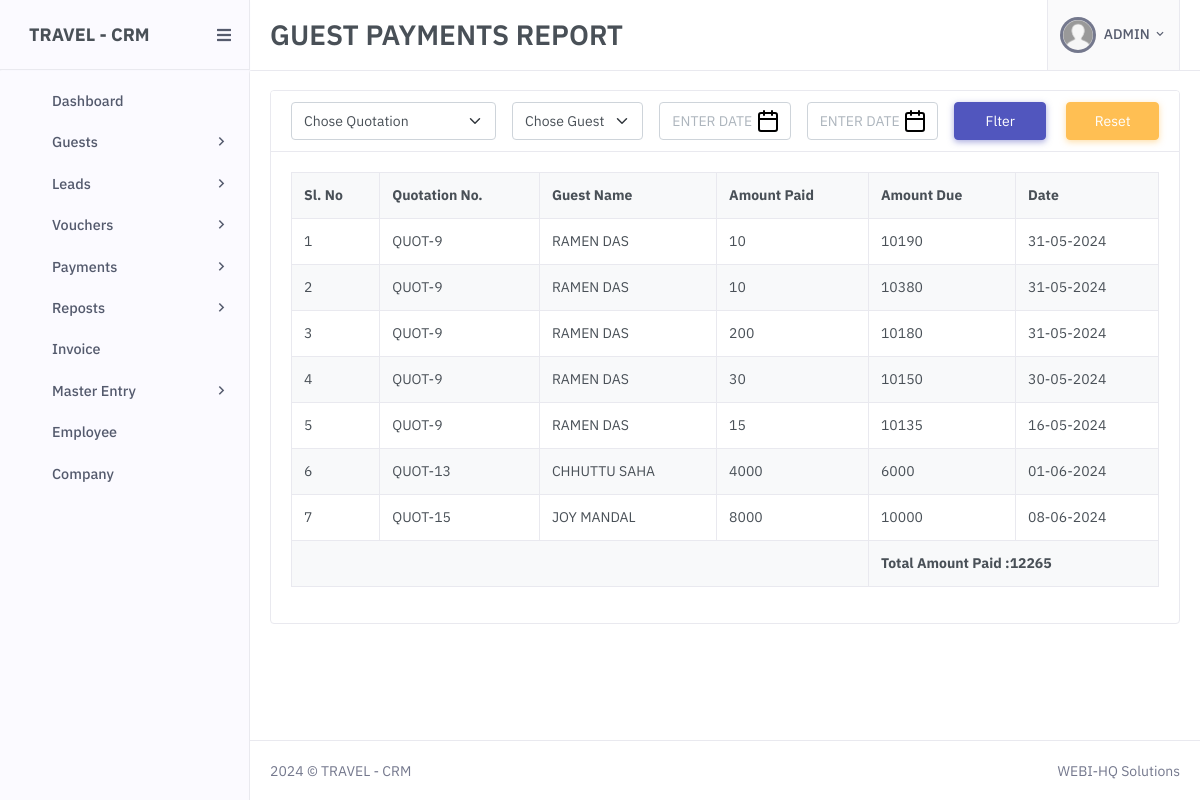
/report-payment.php (signed in), run on the app's committed database.
### tables this page shows
CREATE TABLE `tbl_payment_guest` (
  `id` int(11) NOT NULL,
  `quotation_id` varchar(250) NOT NULL,
  `guest_id` varchar(250) NOT NULL,
  `lead_id` varchar(250) NOT NULL,
  `total_amount` varchar(250) NOT NULL,
  `paid_amount` varchar(250) NOT NULL,
  `due_amount` varchar(250) NOT NULL,
  `created_by` varchar(250) NOT NULL,
  `updated_by` varchar(250) NOT NULL,
  `created_at` date NOT NULL,
  `updated_at` date NOT NULL,
  `is_deleted` tinyint(4) NOT NULL
);

CREATE TABLE `tbl_guest` (
  `id` int(11) NOT NULL,
  `guest_name` varchar(250) DEFAULT NULL,
  `guest_phone` varchar(250) DEFAULT NULL,
  `altphone` varchar(250) DEFAULT NULL,
  `email` varchar(250) DEFAULT NULL,
  `country` varchar(250) DEFAULT NULL,
  `address` varchar(250) DEFAULT NULL,
  `pincode` varchar(250) DEFAULT NULL,
  `remarks` varchar(250) DEFAULT NULL,
  `created_by` varchar(250) DEFAULT NULL,
  `updated_by` varchar(250) DEFAULT NULL,
  `created_at` date DEFAULT NULL,
  `updated_at` date DEFAULT NULL,
  `is_deleted` tinyint(3) NOT NULL DEFAULT 0
);

### includes/functions.php (called while the page is built, shortened)
<?php
    function output_date($date){
        $date = str_replace('/','-',$date);
        $date = new DateTime($date);
        $dt2=$date->format('d-m-Y');
        return $dt2;
    }
    function getGuestName($id){
        global $mysqli;
        $return='Guest Not Exixt';
        $query=$mysqli->query("SELECT * FROM `tbl_guest` WHERE `id`='$id'");
        if($query->num_rows > 0){
            $fetch=$query->fetch_assoc();
            $return=$fetch['guest_name'];
        }
return $return;
    }
    function getQuotTotalAmount(){
        global $mysqli;
        $return=false;
        $query=$mysqli->query("SELECT SUM(`pack_total`) as all_pack_total FROM `tbl_quotation` ORDER BY `id` DESC");
        if($query->num_rows > 0){
            $fetch=$query->fetch_assoc();
            $return=$fetch['all_pack_total'];
        }
        return $return;
    }

### report-payment.php (the view, shortened to what this page needs)
<?php
include 'includes/after_login.php';
$sql="SELECT * FROM `tbl_payment_guest` WHERE `is_deleted`=0";
$query = $mysqli->query($sql);
?>
<!doctype html>
<html lang="en">
<head>
    <?php include_once 'includes/style.php' ?>
        <link rel="stylesheet" href="assets/libs/jquery-ui/jquery-ui.css">
</head>
<body>
    <?php include_once 'includes/header.php' ?>
    <div class="main-content" id="miniaresult">
        <div class="page-content">
            <div class="container-fluid">
                <div class="card">
                    <div class="card-header">
                        <form  method="get">
                        <div class="row g-3">
                            <div class="col-md-3">
                                <select name="quotation_id" id="quotation_id" class="form-select">
                                    <option value="">Chose Quotation</option>
                                </select>
                            </div>
                            <div class="col-md-2">
                                <select name="guest" id="guest" class="form-select">
                                    <option value="">Chose Guest</option>
                                </select>
                            </div>
                            <div class="col-md-2">
                                <input type="text" name="start_date" id="start_date" class="form-control start_date" placeholder="Enter Date" value="<?php echo isset($_GET['start_date'])&&!empty($_GET['start_date'])?$_GET['start_date']:'' ?>">
                            </div>
                            <div class="col-md-2">
                                <input type="text" name="end_date" id="end_date" class="form-control end_date" placeholder="Enter Date" value="<?php echo isset($_GET['end_date'])&&!empty($_GET['end_date'])?$_GET['end_date']:'' ?>">
                            </div>
                            <div class="col-md-3">
                                <div class="row">
                                    <div class="col-md-6">
                                        <button type="submit" class="btn btn-primary w-100">Flter</button>
                                    </div>
                                    <div class="col-md-6">
                                        <a href="report-payment" class="btn btn-warning w-100">Reset</a>
                                    </div>
                                </div>
                            </div>
                        </div>
                        </form>
                    </div>
                    <div class="card-body">
                    <div class="row">
                    <div class="col-12">
                        <div class="table-responsive">
                            <table class="table table-bordered table-striped">
                                <tr>
                                    <th>Sl. No</th>
                                    <th>Quotation No.</th>
                                    <th>Guest Name</th>
                                    <th>Amount Paid</th>
                                    <th>Amount Due</th>
                                    <th>Date</th>
                                </tr>
                                <?php $slno = 1;
                                $total_paid_amount=0;
                                $total_amount=getQuotTotalAmount();
                                while ($row = $query->fetch_array()) {
                                     ?>
                                    <tr>
                                        <td><?php echo $slno;
                                            $slno++ ?></td>
                                        <td><?php echo 'QUOT-' . $row['quotation_id'] ?></td>
                                        <td><?php echo getGuestName($row['guest_id']) ?></td>
                                        <td><?php  $total_paid_amount+= $row['paid_amount']; echo $row['paid_amount'];?></td>
                                        <td><?php echo $row['due_amount']?></td>
                                        <td><?php echo output_date($row['created_at'])?></td>
                                    </tr>
                                <?php } ?>
                                <tr> <td colspan="4"></td> <td colspan="2" class="text-start"><b>Total Amount Paid :<?php echo $total_paid_amount ?></b></td>
                            </tr>
                            </table>
                        </div>
                    </div>
                </div>
                    </div>
                </div>
            </div>
        </div>
    </div>
    <?php include_once 'includes/footer.php' ?>
</body>
</html>

### assets/css/main.css (style rules this page uses)
:root { --fc-daygrid-event-dot-width: 8px; }
:root { --fc-list-event-dot-width: 10px; --fc-list-event-hover-bg-color: #f5f5f5; }

### assets/dhStyle.css (style rules this page uses)
input:not(.nocase) { text-transform: uppercase; }
.main-content { overflow:inherit }
.page-content { margin-bottom: 20px; }
.card .card-header { padding: 0.7rem 1.25rem; }
.datepicker,.start_date,.end_date { background: url(../images/calendar.svg) no-repeat right 10px center #fff !important;padding-right: 20px !important }

### data on the page
tbl_payment_guest: quotation "9", guest.guest_name "RAMEN DAS", paid_amount "10", due_amount "10190", created_at "31-05-2024"
tbl_payment_guest: quotation "9", guest.guest_name "RAMEN DAS", paid_amount "10", due_amount "10380", created_at "31-05-2024"
tbl_payment_guest: quotation "9", guest.guest_name "RAMEN DAS", paid_amount "200", due_amount "10180", created_at "31-05-2024"
tbl_payment_guest: quotation "9", guest.guest_name "RAMEN DAS", paid_amount "30", due_amount "10150", created_at "30-05-2024"
tbl_payment_guest: quotation "9", guest.guest_name "RAMEN DAS", paid_amount "15", due_amount "10135", created_at "16-05-2024"
tbl_payment_guest: quotation "13", guest.guest_name "CHHUTTU SAHA", paid_amount "4000", due_amount "6000", created_at "01-06-2024"
tbl_payment_guest: quotation "15", guest.guest_name "JOY MANDAL", paid_amount "8000", due_amount "10000", created_at "08-06-2024"

### other printed values
$thisSoftware "TRAVEL - CRM"
$thisPageTitle "GUEST PAYMENTS REPORT"
$_SESSION['login']['user_role'] "ADMIN"
$total_paid_amount "12265"
